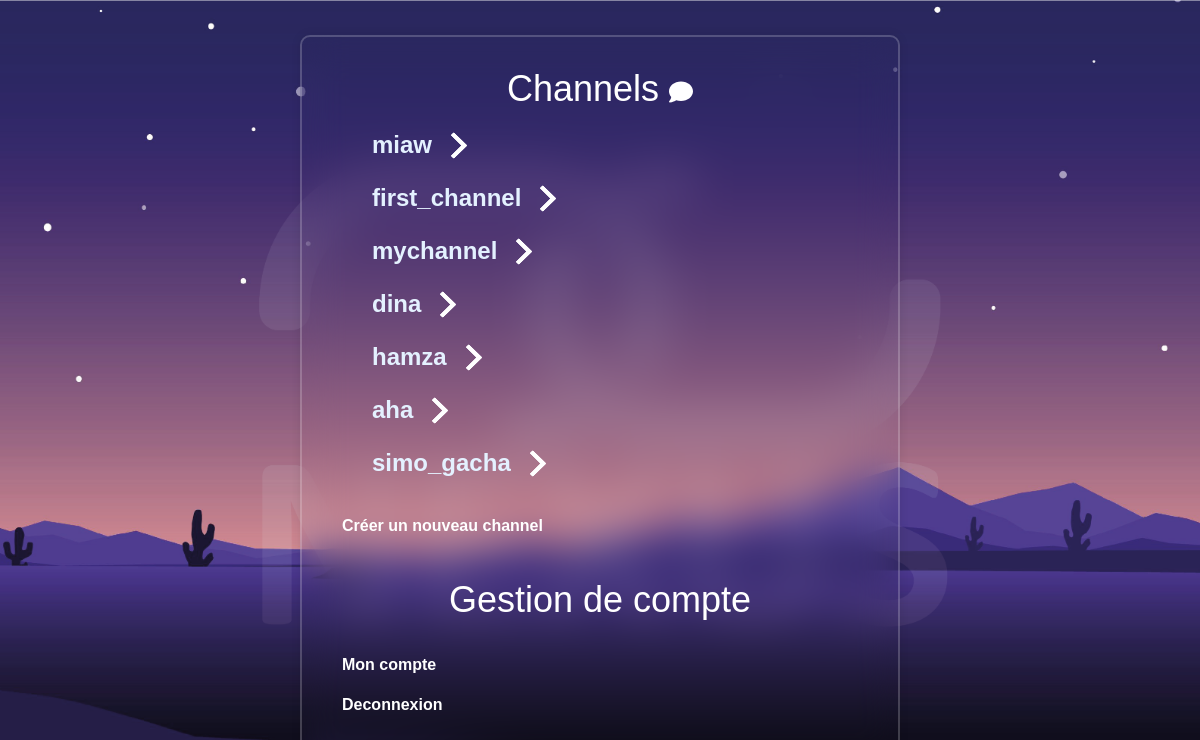
The app's page /channels/ (signed in) with its own data.
### channels/models.py (models this page shows, shortened)
class Channel(models.Model):
    id = models.UUIDField(primary_key=True, default=uuid4)
    name = models.CharField(max_length=255, unique=True)
    members = models.ManyToManyField(to=UserModel, through='perms_user_channel_rel', related_name='channels',blank=True)
    creator_user = models.ForeignKey(to=UserModel,related_name='created_channels', on_delete=models.CASCADE)
    participants = models.IntegerField(default=0)
    is_private = models.BooleanField(default=False)

### channels/views.py (the view)
# urls.py: path('',views.home_view,name="home-view"),
@login_required(login_url='login-view')
def home_view(request):
    channel_list = request.user.channels.all()
    for c in channel_list:
        if c.is_private:
            for m in c.members.all():
                if request.user.username != m.username: # found the other user
                    c.name = m.username
                    break
    return render(request, 'homepage.html', {'channel_list': channel_list})

### templates/homepage.html (shortened to what this page needs)
{% extends "base.html" %}
{% load static %}
{% block wrapper %}
    <h1 class ="test">Channels </h1>
    <div class="group-container">
        {% for channel in channel_list %}
        <div class="link btn-conteiner"><a class="btn-content" href="/channels/m/{{ channel.id }}">
            <span class="btn-title">{{ channel.name }}</span>
            <span class="icon-arrow">
            </span>
        </a></div>
        {% endfor %}
    </div>
    <div class="link"><p><a href="/channels/create/">Créer un nouveau channel</a></p></div>
    <br/>
    <h1>Gestion de compte</h1>
    <br/>
    <div class="link"><p><a href="/users/account/">Mon compte</a></p></div>
    <div class="link"><p><a href="/users/logout/">Deconnexion</a></p></div>
{% endblock %}

### static/styles/style_main.css (style rules this page uses)
* { margin: 0; padding: 0; box-sizing: border-box; font-family: Arial, Helvetica, sans-serif; }
body { margin: 0; padding: 0; display: flex; justify-content: center; align-items: center; min-height: 100vh; background: url('../assets/background/main_background.png') no-repeat; background-size: cover; background-position: center; }

### static/styles/style_login.css (style rules this page uses)
.wrapper h1 { font-size: 36px; text-align: center; }
.link p a { color: white; text-decoration: none; font-weight: 600; }

### static/styles/style_homepage.css (style rules this page uses)
.btn-conteiner { --color-text: #E4F1FF; --color-background: transparent; --color-outline: transparent; --color-shadow: #27005D; }
.btn-content { display: flex; align-items: center; padding: 5px 30px; text-decoration: none; font-family: 'Poppins', sans-serif; font-weight: 600; font-size: 24px; color: var(--color-text); background: var(--color-background); transition: 1s; border-radius: 100px; box-shadow: 0 0 0.2em 0 var(--color-background); }
.btn-content .icon-arrow { transition: 0.5s; margin-right: 0px; transform: scale(0.6); }
.icon-arrow { width: 20px; margin-left: 15px; position: relative; top: 6%; }

### records on screen
Channel: name "miaw"
Channel: name "first_channel"
Channel: name "mychannel"
Channel: name "dina"
Channel: name "hamza"
Channel: name "aha"
Channel: name "simo_gacha"
